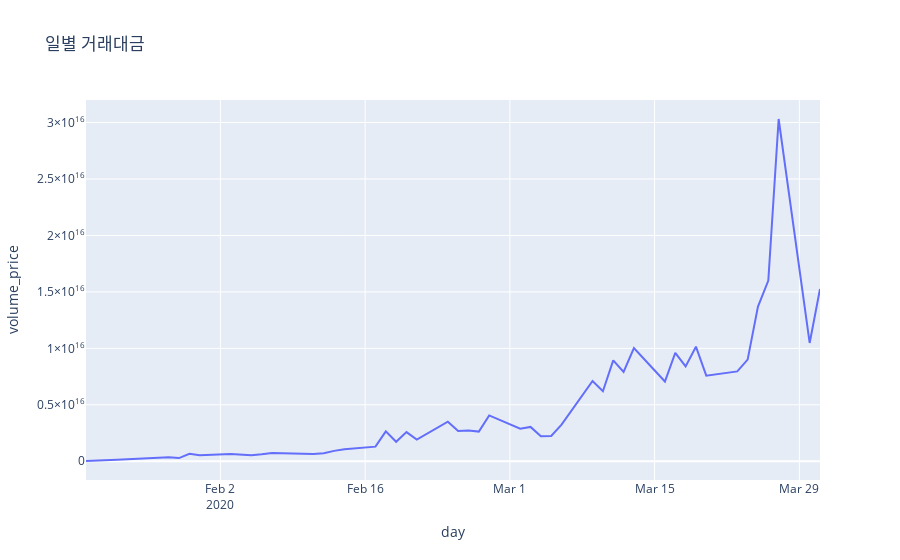

Notebook code for this chart:
### Code cell
volume_price_df = pd.DataFrame(df.groupby('day')['volume_price'].sum())
px.line(volume_price_df, x=volume_price_df.index, y='volume_price', title='일별 거래대금')
